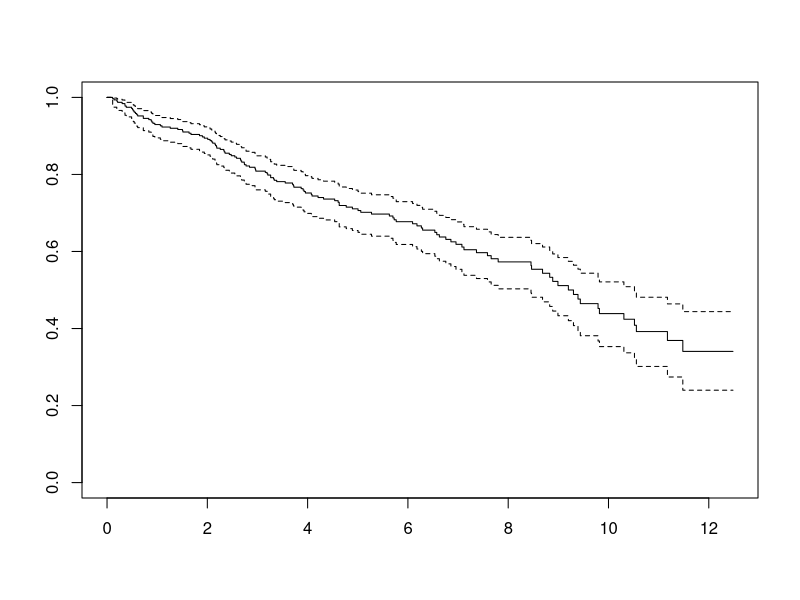
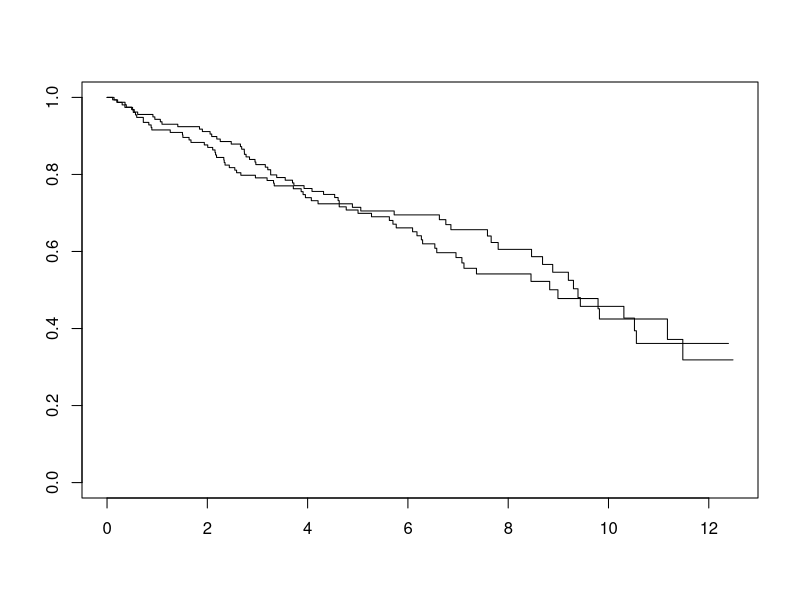
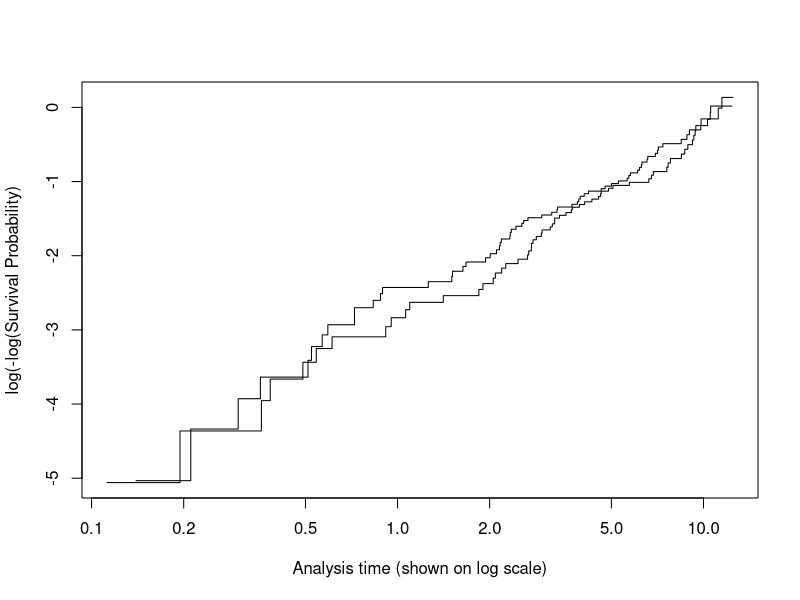
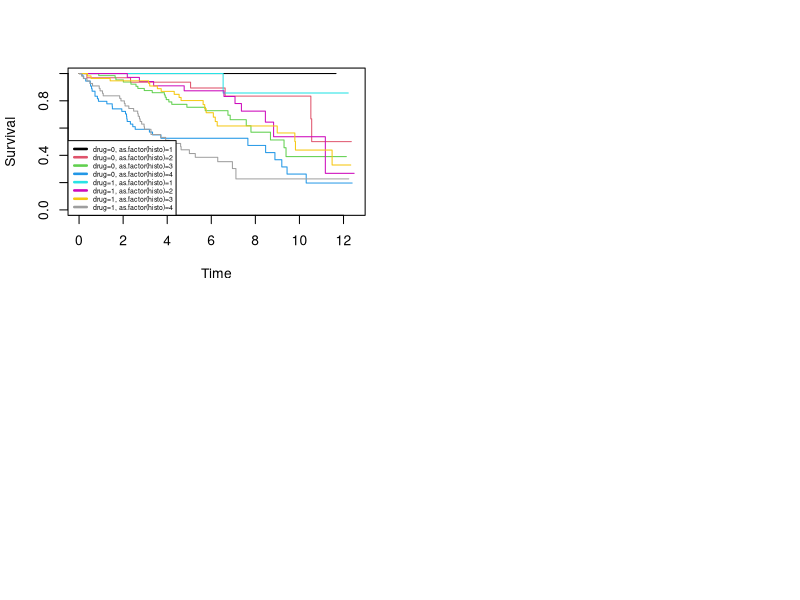

Here is the R script that generated these plots, in order:
#' ---
#' title: "140.623.01 - Statistical Methods in Public Health III"
#' subtitle: "Assignment 2: Survival in Primary Biliary Cirrhosis"
#' author: "Martin Skarzynski"
#' institute: Johns Hopkins School of Public Health
#' date: March 8, 2018
#' ---

#' ## Learning Objectives:

#' Students who successfully complete this section will be able to:
#' - To evaluate whether the drug DPCA prolongs life in patients.
#' - To identify baseline characteristics of patients which predict longer survival.
#' - Analyze the survival time data (without grouping) by the Kaplan-Meier estimate of the
#' survival function, the log- rank statistic, and Cox proportional hazards model.
#' - Check the estimated model for its consistency with the observed data; in particular, check
#' the proportional hazards assumption using the complementary log-log plot of the
#' estimated survival function.
#' - Summarize the findings for public health readers and document and archive the steps of
#' the statistical analysis by creating a script file in R.

#' 
#' ## Data Set:

#' Between January 1974 and May 1984, a double-blinded randomized trial on patients with primary biliary cirrhosis (PBC) of the liver was conducted at the Mayo clinic. A total of 312 patients were randomized to either receive the drug D-penicillin (DPCA) or a placebo. Patients were followed until they died from PBC or until censoring, either because of administrative censoring (withdrawn alive at end of study), death not attributable to PBC, liver transplantation, or loss to follow-up. At baseline, a large number of clinical, biochemical, serological and histologic measurements were recorded on each patient. This data set is a subset of the original data, and includes information on each patient's time to death or censoring, treatment, age, gender, serum bilirubin, and histologic disease stage (1-4).

#' The variables included in this dataset include:
#'- case: unique patient ID number
#'- sex: 0 = male, 1 = female (coded as "Female" and "Male" in the csv file rather than 0/1)
#'- drug: 0 = placebo, 1 = DPCA
#'- bil : serum bilirubin in mg/dl
#'- survyr: time (in years) to death or censoring
#'- death: indicator = 1 if patient died, 0 if censored
#'- ageyr: age in years [continuous variable]
#'- histo: histologic disease stage (1 - 4) [categorical variable]
#'- agecat: age categories, coded as "< 45 yrs", "45 - 55 yrs", and ">= 55 yrs"

#' Also included in the data set for your possible use are the following indicator (dummy) variables:
#' 
#' Age Indicators (indicator versions of agecat):
#' - agegr_2: 1 if patient is 45-55 years old, 0 otherwise
#' - agegr_3: 1 if patient is >= 55 years old, 0 otherwise
#' Histologic Stage Indicators:
#' - hstage2: 1 if patient is in Stage 2, 0 otherwise
#' - hstage3: 1 if patient is in Stage 3, 0 otherwise
#' - hstage4: 1 if patient is in Stage 4, 0 otherwise
#' 

#' The data are stored in the csv data set pbctrial.csv, which may be
#' downloaded from the course website.

#' ## Methods:

#' Use the data set described above and the appropriate statistical analyses to address the specific
#' learning objectives listed on the first page.
#' Hints: The hints shown below are based on a dataset with the name pbcData, read in with the
#' following code. In the following list of commands, if you want to look at differences by other
#' variables than drug, you should change the variable name! Create a new .R file to type/run your
#' commands so that you will have a record of your analysis.
library(readr)
pbcData = read_csv("pbctrial.csv")

#' a. Explore the data using descriptive statistics:
#'- table()
#'- prop.table()
#'- summary() etc

dim(pbcData)
str(pbcData)
summary(pbcData)
library(purrr, help)
map(pbcData, class)
round(prop.table(table(pbcData[c("death", "drug", "sex")])), 3)

#' b. Define a survival object, defining the time variable (survyr) and the event (death == 1).
#' To do this, you must first install and load the "survival" package:

# install.packages("survival")
library(survival)


## only run this the first time

pbcData$SurvObj = with(pbcData, Surv(survyr, death == 1))

#' c. Explore differences in time to death by different baseline variables using graphs and complementary log-log plots.

# estimate survival curves for entire sample
km.overall = survfit(SurvObj ~ 1, data = pbcData,
type="kaplan-meier", conf.type="log-log")
km.overall
summary(km.overall)
# estimate survival curves for drug group
km.drug = survfit(SurvObj ~ drug, data = pbcData,
type="kaplan-meier", conf.type="log-log")
km.drug
summary(km.drug)

# plot km curves
plot(km.overall)
plot(km.drug)
# log rank test for equality of survivor functions
survdiff(SurvObj ~ drug, data=pbcData)
# complimentary log-log plot
plot(km.drug, fun="cloglog", ylab="log(-log(Survival Probability)",
xlab="Analysis time (shown on log scale)")

#' d. Fit several Cox proportional hazards regression models to the ungrouped survival data:

model1 = coxph(SurvObj ~ drug, data = pbcData)
summary(model1)

model2 = coxph(SurvObj ~ sex + bil + as.factor(histo), data = pbcData)
summary(model2)

#' e. Save your R script file that documents and archives the steps of your statistical analysis.
#' This file will make your analysis "reproducible."
#' f. Summarize your findings in a brief report (less than two pages with at most one table and
#' one figure) as if for a biomedical/public health journal.
#' A suggested format is:
#' - Introduction - a few sentences about the research question(s)
#' - Data description - simple tabulations describing patient characteristics
#' - Results from multiple models that address question(s) (e.g., bivariate and multivariable)
#' - Graphical display that presents evidence in the data relevant to your scientific question.
#' 

#' ## Introduction 

#' Between January 1974 and May 1984 a double-blinded randomized trial on patients with primary biliary cirrhosis (PBC) of the liver was conducted at the Mayo clinic. A total of 312 patients were randomized to either receive the drug D-penicillimin (DPCA), or a placebo. Patients were followed until they died from PBC, or until censoring, either because of administrative censoring (withdrawn alive at end of study), death not attributable to PBC, liver transplantation, or loss to follow-up. At baseline clinical, biochemical, serological and histologic measurements were recorded on each patient. A sub-study was undertaken to test for increased survival amongst patients on the new treatment, and to investigate the association between survival and patients' age, gender, histologic stage of disease, and serum bilirubin level.

#' The research question that I will try to answer in this report is whether D-penicillin (DPCA), the drug tested in the PBC trial, provided any benefit for the patient population as a whole (n=312) and for sub-groups based on sex, age and disease stage. I hypothesize that the drug effect will not be different between the 3 age categories, but will depend on disease stage. In other wrods, I expect that there will be differences in time to death between the 4 disease stages, specifically that more advanced disease will be more difficult to treat, which will result in a shorter time to event. I will also assess whether bilirubin is a prognostic marker and whether drug benefit will differ among men versus women.
#' 

#' ## Data description 


#' There are a total of 312 patients and the median survival time was around 5 years. As for patient characteristics, the representation across age categories and disease stages appears to spread relatively evenly. The `age` and `survyr` variable appear to be normally distributed with a slight leftward skew. Interestingly, bilirubin is skewed highly to the left indicating that there are outliers with high bilirubin values.

#' 

#' ## Methods
#' Descriptive statistics were calculated to investigate sample characteristics. Kaplan-Meier estimates of the survivor functions for various sample sub-groupings were calculated. Simple Cox regression models were used to evaluate univariate associations between patient characteristics and survival. Multivariable Cox regression was used to examine the association between survival and multiple patient characteristics simultaneously. Serum bilirubin was the only continuous covariate in the regression models. Age was modeled as a categorical variable, based on tertiles in the sample, to allow for a non-linear relationship between age and the loghazard of death. Both Wald and likelihood ratio methods were used to test for the statistical significance of covariates in the final multiple proportional hazards model. Only predictors achieving statistical significance ($\alpha$ = .05) were included in the final multivariable model.
#' 

#' ## Study Enrollees
#' The sample consists of 312 patients with primary biliary cirrhosis enrolled from 1974 to 1984 at the Mayo Clinic in Rochester, MN. The sample is majority female (276 patients, 88%) with only 36 male patients (12%). The average patient age at enrollment was 50 years, and the sample age range was from 26 to 78 years. The majority (75%) of the patients were in a later stage of the disease (Histologic Stage 3 or 4) at the time of enrollment. Average serum bilirubin level among participants at time of enrollment was 3.3 mg/dl. At the time of this analysis, 125 patients (40%) had died from causes related to primary biliary cirrhosis. Results Patients in the drug group had 6% greater hazard ("risk") of death than those in the placebo group, but this result was not statistically significant (95% CI, -25% - 50%, p > .05).

#' 

#' Serum bilirubin level, patients age, and histologic stage of disease all had statistically significant ($\alpha$ = .05) positive univariate associations with the hazard of death. Males had 62% higher risk of death than females (95% CI 2% - 158%, p = .04). In a multivariable analysis, serum bilirubin level, gender, and histologic stage of disease were found to have statistically significant associations with patient survival. The hazard ratio associated with a 1 mg/dl increase in serum bilirubin level was 1.16 (95% CI 1.13 - 1.19), indicating that a patient's risk of death increases by 16% for each 1 mg/dl increase in serum bilirubin after adjustment for gender, disease stage and age. The hazard ratio of death for males relative to females was 1.70 (95% CI 1.05 - 2.74), indicating that males had a 70% increase in the hazard of death compared to otherwise similar females. Those patients in the highest stage (stage 4) of disease had greater than 14 times the adjusted risk (95% CI 2.01 - 107.40) of dying when compared to patients in the earliest stage (stage 1). Table 1 presents results from both the unadjusted and adjusted sets of analyses.

#' ## Graphical display 
#' I plotted cox model fitted values against ageyr and bil variables marking sex and disease stage (`histo`) with color and different symbols, respectively. 

#' ## Conclusions
#' DCPA was not found to be statistically significantly associated with increased survival in either univariate or multivariable analyses. As this was a randomized trial with 312 patients, we conclude that DPCA does not appear to be efficacious in the treatment of patients with primary biliary cirrhosis. While primary biliary cirrhosis is a disease that primarily affects females, the prognosis is significantly worse for males. Similarly, the risk of death is much worse for patients in later stages of the disease relative to those in the earlier stages. The results of this research suggest that improved screening techniques to identify the disease in affected patients early on, coupled with increased outreach to males at risk of developing PBC could result in a better overall prognosis for patients having this disease.
#' It is clear that all of the variables I picked are important in the final model although not all levels of the categorical variables were statistically significant. This work is only the beginning and more precise answers to the research questions discussed in the introduction will require further inspection with models more precisely adapted to each research question.
#' 

#' ## Results 
#' First, I will produce a few simple summaries of drug response based on `sex`, `agecat` and `histo` variables. First some basic exploratory data analysis will let me know if I am on the right track with the variables I have chosen. If there is no difference between the median survival times of the groups I am interested in, it will be unlikely that I will see anything significant in my model. From this initial analysis it looks like patients in the highest age category that were given placebo fare the worst. These results indicate that elderly patients my stand to benefit the most from taking the drug. Shockingly, men taking the drug appear to have a shorter survival time than with the drug, and do not survive as long as a women in general. Similarly, the drug appeared to have a negative effect on survival in patients with earliest stage of disease (histo = 1). Now I will take a similar approach to the data but using a cox proportional hazards model.
library(dplyr)
# install.packages("broom")
library(broom)
pbcData %>%
    group_by(sex, drug) %>%
    summarise(med_surv = median(survyr))
pbcData %>%
    group_by(agecat, drug) %>%
    summarise(med_surv = median(survyr))
pbcData %>%
    group_by(histo, drug) %>%
    summarise(med_surv = median(survyr))

par(mfrow=c(2,2))


#' I decided to put all variables of interest into one model rather creating multiple models that address each of the above questions, because the instructions say to have at most one figure and one table. If any of the results are statistically significant, I can explore the question further with a more specific model in the future. 

km_all_var = survfit(SurvObj ~ drug + sex + bil + as.factor(histo) + as.factor(agecat), data = pbcData)
all_var_summary <- summary(km_all_var)
all_var_summary
#' The results of the model 

#' Plotting
km_drug_sex = survfit(SurvObj ~ drug + sex, data = pbcData,
type="kaplan-meier", conf.type="log-log")
km_age = survfit(SurvObj ~ drug + as.factor(agecat), data = pbcData,
type="kaplan-meier", conf.type="log-log")
km_histo = survfit(SurvObj ~ drug + as.factor(histo), data = pbcData,
type="kaplan-meier", conf.type="log-log")

# histoplot
plot(km_histo, col = 1:8, xlab = "Time", ylab = "Survival")
legend("bottomleft",
       legend=names(km_histo$strata),
       col=1:8,
       cex=0.5,
       lty=c(1,1), # gives the legend appropriate symbols (lines) 
       lwd=c(2.5,2.5))


#' To make a similar plot with the `bil` variable, I will create a new categorical variable called `bilcat`.

# bilplot
pbcData['bilcat'] <- ifelse(pbcData["bil"][[1]]>median(pbcData["bil"][[1]]), 1, 0)
head(pbcData)
km_bil = survfit(SurvObj ~ drug + as.factor(bilcat), data = pbcData,
type="kaplan-meier", conf.type="log-log")
